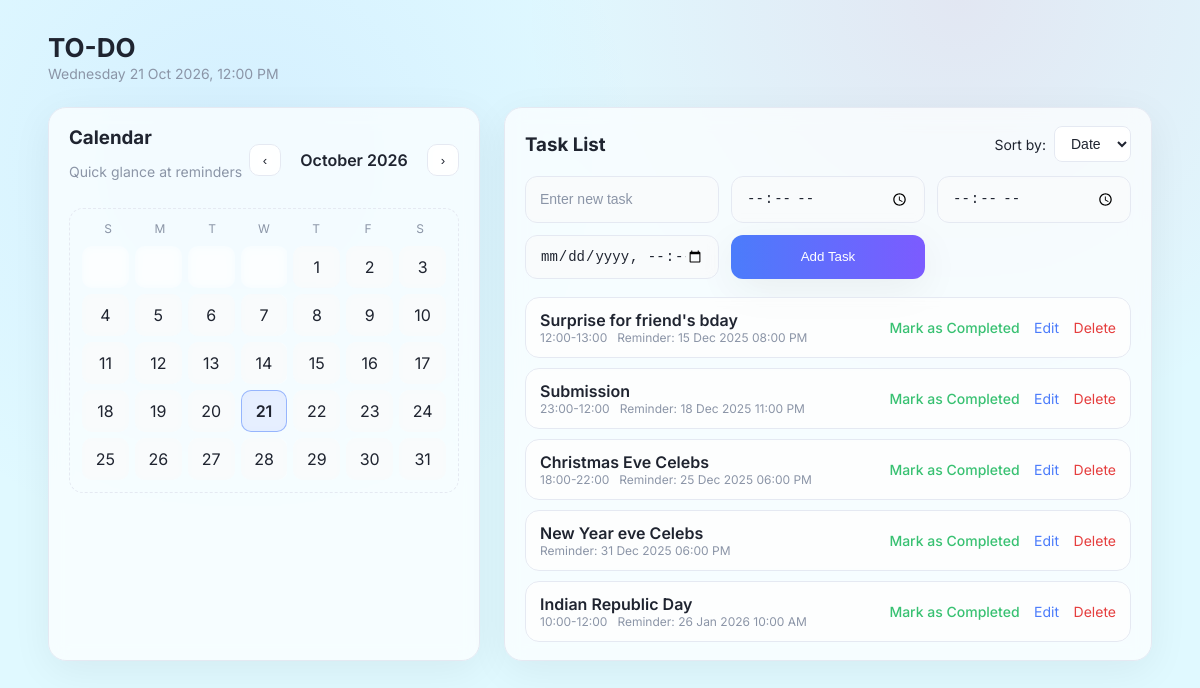
The page / on the database its author committed.
### app.py (models this page shows)
class Task(db.Model):
    id = db.Column(db.Integer, primary_key=True)
    title = db.Column(db.String(200), nullable=False)
    completed = db.Column(db.Boolean, default=False)
    from_time = db.Column(db.String(5), nullable=True)
    to_time = db.Column(db.String(5), nullable=True)
    reminder_time = db.Column(db.DateTime, nullable=True)

### app.py (the view)
@app.route("/")
def index():
    sort = request.args.get("sort", "date")
    tasks = _get_sorted_tasks(sort)
    now = datetime.now()
    thirty_min_later = now + timedelta(minutes=30)
    upcoming_tasks = Task.query.filter(
        Task.reminder_time.isnot(None),
        Task.reminder_time > now,
        Task.reminder_time <= thirty_min_later,
        Task.completed == False
    ).order_by(Task.reminder_time.asc()).all()
    return render_template("index.html", tasks=tasks, upcoming_tasks=upcoming_tasks, sort=sort)

### app.py (called while the page is built)
@app.context_processor
def inject_time():
    return {"now": datetime.now()}

def _get_sorted_tasks(sort_key: str):
    if sort_key == "az":
        return Task.query.order_by(Task.title.asc()).all()
    if sort_key == "za":
        return Task.query.order_by(Task.title.desc()).all()
    return Task.query.order_by(
        Task.reminder_time.is_(None),
        Task.reminder_time.asc(),
        Task.title.asc()
    ).all()

### templates/index.html (shortened to what this page needs)
<!DOCTYPE html>
<html>
<head>
    <link rel="stylesheet" href="{{ url_for('static', filename='style.css') }}">
</head>
<body class="page">
    <div class="layout">
        <main class="main">
            <header class="topbar">
                <div class="title-group">
                    <h1>TO-DO</h1>
                    <span class="muted">{{ now.strftime('%A %d %b %Y, %I:%M %p') }}</span>
                </div>
            </header>
            <div class="dashboard" id="calendar-data" data-reminders="{% for task in tasks if task.reminder_time %}{{ task.reminder_time.strftime('%Y-%m-%d') }}{% if not loop.last %},{% endif %}{% endfor %}">
                <section class="card calendar-card">
                    <div class="card-header">
                        <div>
                            <h3>Calendar</h3>
                            <p class="muted">Quick glance at reminders</p>
                        </div>
                        <div class="nav-buttons">
                            <button id="prev-month">‹</button>
                            <div id="month-label"></div>
                            <button id="next-month">›</button>
                        </div>
                    </div>
                    <div class="calendar">
                        <div class="calendar-days">
                            <span>S</span><span>M</span><span>T</span><span>W</span><span>T</span><span>F</span><span>S</span>
                        </div>
                        <div class="calendar-grid" id="calendar-grid"></div>
                    </div>
                </section>
                <section class="card tasks-card">
                    <div class="card-header">
                        <h3>Task List</h3>
                        <form id="sort-form" method="GET" class="sort-form">
                            <label for="sort">Sort by:</label>
                            <select name="sort" id="sort">
                                <option value="date" {% if sort == 'date' %}selected{% endif %}>Date</option>
                            </select>
                        </form>
                    </div>
                    {% if edit_task %}
                    <form id="task-form" action="{{ url_for('update', id=edit_task.id) }}" method="POST" class="task-form">
                        <input type="text" name="title" value="{{ edit_task.title }}" required>
                        <input type="time" name="from_time" value="{{ edit_task.from_time or '' }}">
                        <input type="time" name="to_time" value="{{ edit_task.to_time or '' }}">
                        <input type="datetime-local" name="reminder_time" value="{{ edit_task.reminder_time.strftime('%Y-%m-%dT%H:%M') if edit_task.reminder_time else '' }}">
                        <button type="submit">Save Changes</button>
                    </form>
                    {% else %}
                    <form id="task-form" action="{{ url_for('add') }}" method="POST" class="task-form">
                        <input type="text" name="title" placeholder="Enter new task" required>
                        <input type="time" name="from_time" placeholder="From time">
                        <input type="time" name="to_time" placeholder="To time">
                        <input type="datetime-local" name="reminder_time" placeholder="Reminder time">
                        <button type="submit">Add Task</button>
                    </form>
                    {% endif %}
                    <ul class="task-list">
                        {% for task in tasks %}
                        <li class="{{ 'done' if task.completed }}">
                            <div class="task-main">
                                <div class="task-title">{{ task.title }}</div>
                                <div class="task-meta">
                                    {% if task.from_time or task.to_time %}
                                        <span>{{ task.from_time or '' }}{% if task.from_time and task.to_time %}-{% endif %}{{ task.to_time or '' }}</span>
                                    {% endif %}
                                    {% if task.reminder_time %}
                                        <span>Reminder: {{ task.reminder_time.strftime('%d %b %Y %I:%M %p') }}</span>
                                    {% endif %}
                                </div>
                            </div>
                            <div class="actions">
                                {% if not task.completed %}
                                <a href="{{ url_for('toggle', id=task.id, sort=sort) }}" class="complete">Mark as Completed</a>
                                {% else %}
                                <a href="{{ url_for('toggle', id=task.id, sort=sort) }}" class="incomplete">Mark as Incomplete</a>
                                {% endif %}
                                <a href="{{ url_for('edit', id=task.id, sort=sort) }}">Edit</a>
                                <a href="{{ url_for('delete', id=task.id, sort=sort) }}" class="delete">Delete</a>
                            </div>
                        </li>
                        {% endfor %}
                    </ul>
                </section>
            </div>
        </main>
    </div>
</body>
</html>

### static/style.css (style rules this page uses)
:root { --bg: #e0f9ff; --card: #ffffff; --primary: #4b7cfb; --accent: #f54784; --muted: #8b95a7; --border: #e5e9f2; --shadow: 0 10px 40px rgba(0, 0, 0, 0.06); --text: #1f2430; }
* { box-sizing: border-box; }
body.page { margin: 0; font-family: 'Inter', Arial, sans-serif; background: radial-gradient(circle at 20% 20%, rgba(75, 124, 251, 0.08), transparent 35%), radial-gradient(circle at 80% 0%, rgba(245, 71, 132, 0.1), transparent 35%), var(--bg); color: var(--text); min-height: 100vh; transition: background 0.3s ease, color 0.3s ease; }
.layout { min-height: 100vh; }
.main { padding: 32px 48px; max-width: 1200px; margin: 0 auto; }
.topbar { display: flex; justify-content: flex-start; align-items: center; gap: 16px; margin-bottom: 24px; }
.title-group h1 { margin: 0; font-size: 26px; }
.muted { color: var(--muted); font-size: 14px; }
.dashboard { display: grid; grid-template-columns: 1.2fr 1.8fr; gap: 24px; }
.card { background: rgba(255, 255, 255, 0.7); backdrop-filter: blur(10px); -webkit-backdrop-filter: blur(10px); border-radius: 18px; padding: 18px 20px; box-shadow: var(--shadow); border: 1px solid var(--border); transition: background 0.3s ease, border-color 0.3s ease; }
.card-header { display: flex; justify-content: space-between; align-items: center; margin-bottom: 14px; }
.card-header h3 { margin: 0; color: var(--text); }
.nav-buttons { display: flex; align-items: center; gap: 8px; }
.nav-buttons button { width: 32px; height: 32px; border-radius: 10px; border: 1px solid var(--border); background: rgba(255, 255, 255, 0.8); backdrop-filter: blur(5px); -webkit-backdrop-filter: blur(5px); cursor: pointer; color: var(--text); transition: background 0.3s ease; }
.nav-buttons #month-label { min-width: 130px; text-align: center; font-weight: 600; color: var(--text); }
.calendar { border: 1px dashed var(--border); border-radius: 14px; padding: 12px; }
.calendar-days { display: grid; grid-template-columns: repeat(7, 1fr); text-align: center; color: var(--muted); font-size: 12px; margin-bottom: 10px; }
.calendar-grid { display: grid; grid-template-columns: repeat(7, 1fr); gap: 6px; }
.tasks-card .task-form { display: grid; grid-template-columns: repeat(auto-fit, minmax(160px, 1fr)); gap: 12px; margin-bottom: 18px; }
.task-form input { padding: 12px 14px; border-radius: 12px; border: 1px solid var(--border); background: rgba(247, 248, 251, 0.6); backdrop-filter: blur(5px); -webkit-backdrop-filter: blur(5px); font-size: 14px; color: var(--text); transition: background 0.3s ease; }
.task-form input::placeholder { color: var(--muted); }
.task-form button { background: linear-gradient(90deg, #4b7cfb, #7c5bff); color: #fff; border: none; border-radius: 12px; padding: 12px 16px; cursor: pointer; box-shadow: var(--shadow); }
.task-list { list-style: none; padding: 0; margin: 0; display: flex; flex-direction: column; gap: 10px; }
.task-list li { display: grid; grid-template-columns: 1fr auto; align-items: center; padding: 12px 14px; border-radius: 14px; border: 1px solid var(--border); background: rgba(253, 253, 253, 0.6); backdrop-filter: blur(5px); -webkit-backdrop-filter: blur(5px); transition: transform 0.1s ease, box-shadow 0.1s ease; color: var(--text); }
.task-main { color: inherit; display: block; }
.task-title { font-weight: 600; }
.task-meta { display: flex; gap: 10px; font-size: 12px; color: var(--muted); }
.actions a { margin-left: 10px; text-decoration: none; font-size: 14px; color: var(--primary); transition: color 0.2s ease; }
.actions .complete { color: #38c172; font-weight: 500; }
.actions .delete { color: #e53e3e; }
.sort-form { display: flex; align-items: center; gap: 8px; }
.sort-form label { font-size: 14px; color: var(--text); }
.sort-form select { padding: 8px 12px; border-radius: 8px; border: 1px solid var(--border); background: rgba(255, 255, 255, 0.8); backdrop-filter: blur(5px); -webkit-backdrop-filter: blur(5px); color: var(--text); font-size: 14px; cursor: pointer; transition: background 0.3s ease; }

### rows shown on the page
Task: title "Surprise for friend's bday", from_time "12:00", to_time "13:00", reminder_time "15 Dec 2025 08:00 PM"
Task: title "Submission", from_time "23:00", to_time "12:00", reminder_time "18 Dec 2025 11:00 PM"
Task: title "Christmas Eve Celebs", from_time "18:00", to_time "22:00", reminder_time "25 Dec 2025 06:00 PM"
Task: title "New Year eve Celebs", reminder_time "31 Dec 2025 06:00 PM"
Task: title "Indian Republic Day", from_time "10:00", to_time "12:00", reminder_time "26 Jan 2026 10:00 AM"
